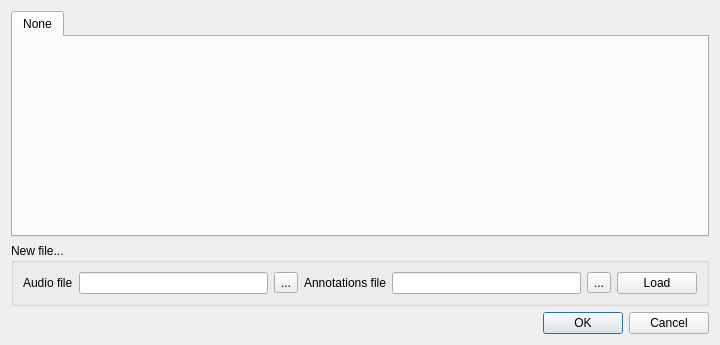
<?xml version="1.0" encoding="UTF-8"?>
<ui version="4.0">
 <class>FileManager</class>
 <widget class="QDialog" name="FileManager">
  <property name="geometry">
   <rect>
    <x>0</x>
    <y>0</y>
    <width>720</width>
    <height>345</height>
   </rect>
  </property>
  <property name="windowTitle">
   <string>File Manager</string>
  </property>
  <layout class="QGridLayout" name="gridLayout">
   <item row="1" column="0">
    <widget class="QGroupBox" name="loadFilesBox">
     <property name="maximumSize">
      <size>
       <width>16777215</width>
       <height>70</height>
      </size>
     </property>
     <property name="title">
      <string>New file...</string>
     </property>
     <layout class="QHBoxLayout" name="horizontalLayout">
      <item>
       <widget class="QLabel" name="audioFileLabel">
        <property name="text">
         <string>Audio file</string>
        </property>
       </widget>
      </item>
      <item>
       <widget class="QLineEdit" name="audioFileLineEdit">
        <property name="text">
         <string/>
        </property>
        <property name="readOnly">
         <bool>true</bool>
        </property>
       </widget>
      </item>
      <item>
       <widget class="QToolButton" name="audioFileLookupButton">
        <property name="text">
         <string>...</string>
        </property>
       </widget>
      </item>
      <item>
       <widget class="QLabel" name="annotationsFileLabel">
        <property name="text">
         <string>Annotations file</string>
        </property>
       </widget>
      </item>
      <item>
       <widget class="QLineEdit" name="annotationsFileLineEdit">
        <property name="text">
         <string/>
        </property>
        <property name="readOnly">
         <bool>true</bool>
        </property>
       </widget>
      </item>
      <item>
       <widget class="QToolButton" name="annotationFileLookupButton">
        <property name="text">
         <string>...</string>
        </property>
       </widget>
      </item>
      <item>
       <widget class="QPushButton" name="loadFilesButton">
        <property name="text">
         <string>Load</string>
        </property>
       </widget>
      </item>
     </layout>
    </widget>
   </item>
   <item row="2" column="0">
    <widget class="QDialogButtonBox" name="cancelOkButtonBox">
     <property name="standardButtons">
      <set>QDialogButtonBox::Cancel|QDialogButtonBox::Ok</set>
     </property>
    </widget>
   </item>
   <item row="0" column="0">
    <widget class="QTabWidget" name="tabWidget">
     <property name="currentIndex">
      <number>0</number>
     </property>
     <widget class="QWidget" name="emptyTab">
      <attribute name="title">
       <string>None</string>
      </attribute>
     </widget>
    </widget>
   </item>
  </layout>
 </widget>
 <resources/>
 <connections/>
</ui>
